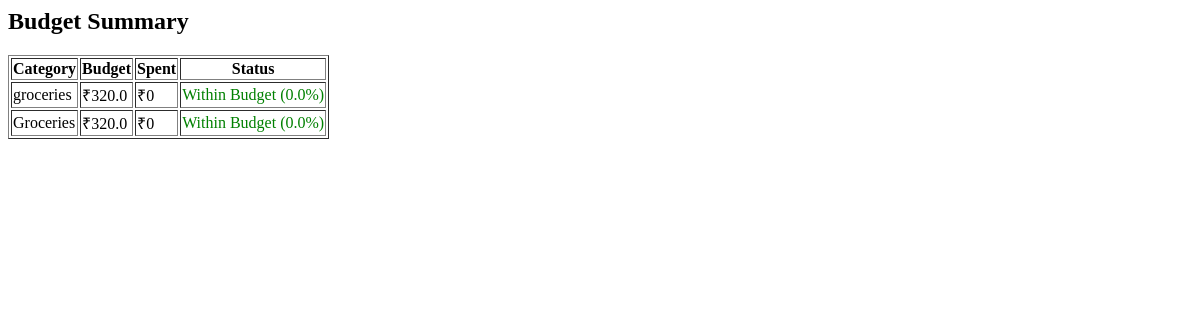
Page /budget_summary on the earlier database version.
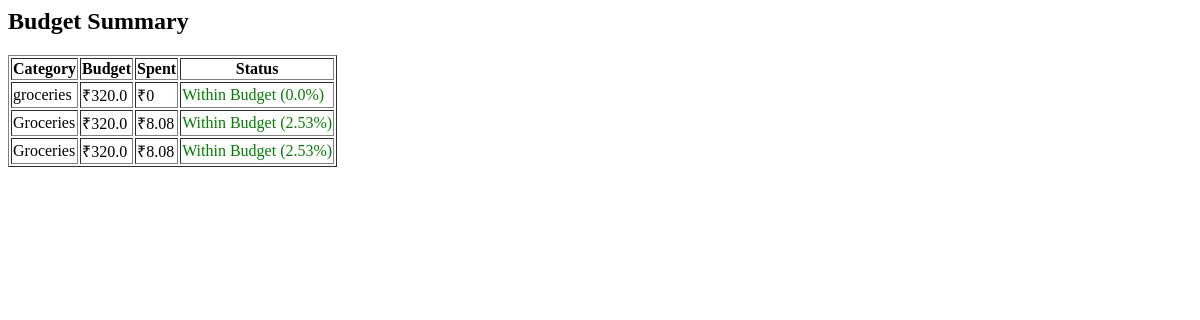
Same page on the later database version.
### tables this page shows
CREATE TABLE budgets (
    id INTEGER PRIMARY KEY AUTOINCREMENT,
    category TEXT NOT NULL,
    amount REAL NOT NULL,
    month TEXT NOT NULL  
);

### app.py (the view)
@app.route('/budget_summary')
def budget_summary():
    current_month = datetime.now().strftime('%Y-%m')
    conn = sqlite3.connect('expenses.db')
    cursor = conn.cursor()
    cursor.execute('SELECT category, amount FROM budgets WHERE month = ?', (current_month,))
    budgets = cursor.fetchall()
    cursor.execute('''
        SELECT category, SUM(price)
        FROM expenses
        WHERE strftime('%Y-%m', date) = ?
        GROUP BY category
    ''', (current_month,))
    expenses = dict(cursor.fetchall())
    conn.close()
    summary = []
    for category, budget in budgets:
        spent = expenses.get(category, 0)
        percent = (spent / budget) * 100 if budget else 0
        summary.append({
            'category': category,
            'budget': budget,
            'spent': spent,
            'percent': round(percent, 2)
        })
    return render_template('budget_summary.html', summary=summary)

### templates/budget_summary.html
<h2>Budget Summary</h2>
<table border="1">
    <tr>
        <th>Category</th>
        <th>Budget</th>
        <th>Spent</th>
        <th>Status</th>
    </tr>
    {% for item in summary %}
    <tr>
        <td>{{ item.category }}</td>
        <td>₹{{ item.budget }}</td>
        <td>₹{{ item.spent }}</td>
        <td>
            {% if item.percent > 100 %}
                <span style="color: red;">Over Budget ({{ item.percent }}%)</span>
            {% else %}
                <span style="color: green;">Within Budget ({{ item.percent }}%)</span>
            {% endif %}
        </td>
    </tr>
    {% endfor %}
</table>

Differences in the rows shown:
computed for budgets (number 2 of 3 on the later page): spent "0" → "8.08"; percent "0.0" → "2.53"
added budgets: category "Groceries", budget "320.0", spent "8.08", percent "2.53"
